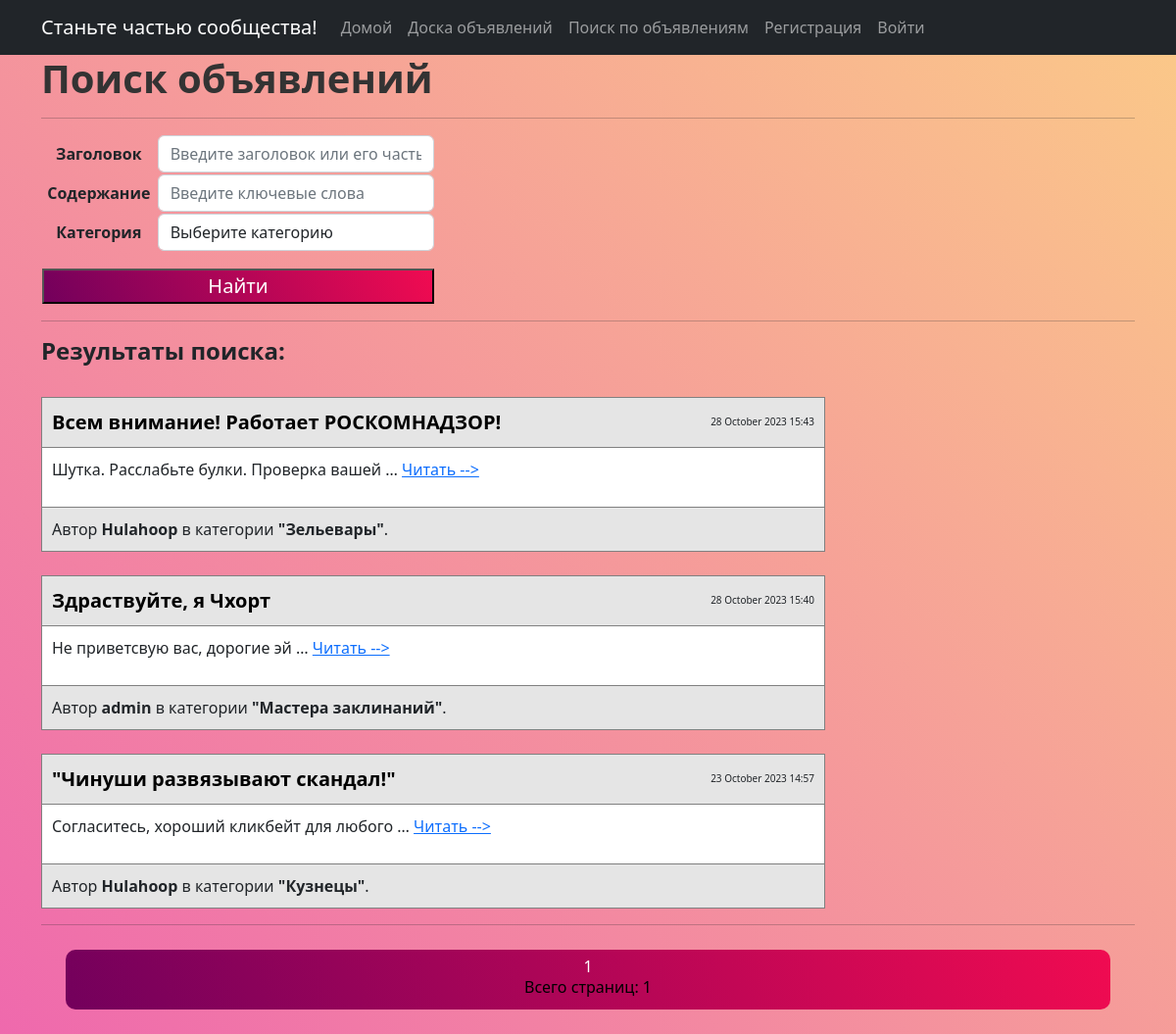
The page /board/search/ on the database its author committed.
### board/models.py (models this page shows, shortened)
class Post(models.Model):
    CATEGORY_LIST = [
        ("tank", "Танки"),
        ('heal', "Хилы"),
        ("dd", "ДД"),
        ("buyers", "Торговцы"),
        ("gildemaster", "Гилдмастеры"),
        ("quest", "Квестгиверы"),
        ("smith", "Кузнецы"),
        ("tanner", "Кожевники"),
        ("potion", "Зельевары"),
        ("spellmaster", "Мастера заклинаний"),
    ]
    author = models.ForeignKey(User, on_delete=models.CASCADE)
    title = models.CharField(max_length=128)
    body = RichTextField(blank=True, null=True)
    date_creation = models.DateTimeField(auto_now_add=True)
    category = models.CharField(max_length=20, choices=CATEGORY_LIST)

### board/views.py (the view)
# urls.py: path('search/', PostSearch.as_view(), name='post_search'),
class PostSearch(ListView):
    model = Post
    ordering = '-date_creation'
    template_name = 'post_search.html'
    context_object_name = 'Post_search'
    paginate_by = PostsList.paginate_by
    def get_context_data(self, **kwargs):
        context = super().get_context_data(**kwargs)
        context['filterset'] = self.filterset
        context['cat_list'] = Post.CATEGORY_LIST
        return context
    def get_queryset(self):
        queryset = super().get_queryset()
        self.filterset = PostsFilter(self.request.GET, queryset)
        return self.filterset.qs

### board/templatetags/custom_filters.py (called while the page is built)
@register.filter(takes_context=True)
def readable_category(category, **kwargs):
    for model_category in Post.CATEGORY_LIST:
        if category == model_category[0]:
            return model_category[1]

### templates/post_search.html (shortened to what this page needs)
{% extends 'flatpages/default.html' %}
{% load custom_tags %}
{% load custom_filters %}
{% block content %}
    <h1 align="left" style="color: #333333"><b>Поиск объявлений</b></h1>
    <hr>
    <form action="" method="get" >
        <table style="width:400px">
            <tr>
                <td>
                    <label for="{{ filterset.form.title.id_for_label}}"><b>Заголовок</b></label>
                </td>
                <td>
                    <input
                        id="{{ filterset.form.title.id }}"
                        name="{{ filterset.form.title.name }}"
                        value="{% if not filterset.form.title.value %}{% else %}{{ filterset.form.title.value }}{% endif %}"
                        class="form-control"
                        placeholder="Введите заголовок или его часть">
                </td>
            </tr>
            <tr>
                <td>
                    <label for="{{ filterset.form.body.id_for_label }}"><b>Содержание</b></label>
                </td>
                <td>
                    <input
                        id="{{ filterset.form.body.id }}"
                        name="{{ filterset.form.body.name }}"
                        value="{% if not filterset.form.body.value %}{% else %}{{ filterset.form.body.value }}{% endif %}"
                        class="form-control"
                        placeholder="Введите ключевые слова">
                </td>
            </tr>
            <tr>
                <td>
                    <label for="id_category"><b>Категория</b></label>
                </td>
                <td>
                    <select name="{{ filterset.form.category.name }}" id="category_id" class="form-control">
                        <option value="">Выберите категорию</option>
                    </select>
                </td>
            </tr>
            <tr>
                <td colspan="2">
                    <input type="submit" class="mt-3 btn-primary" value="Найти" style="width:400px; background: linear-gradient(245deg,#F00B51,#73005C); color: white; font-size: 20px" />
                </td>
            </tr>
        </table>
    </form>
    <hr>
    {% if Post_search %}
        <h4 align="left"><b>Результаты поиска:</b></h4>
        {% for post in Post_search %}
        <table width="800px" border="1px" cellspacing="10" cellpadding="10">
            <tr align="left" bgcolor="#E5E5E5"  style="border-bottom: 0.5px solid gray">
                <td valign="bottom" style="">
                    <a href="{% url 'post_view_from_search_page' post.id %}" style="text-decoration: none; font-size: 20px; color: #000000"><b>{{ post.title }}</b></a>
                </td>
                <td align="right" width="16%" style="font-size: 10px">
                    {{ post.date_creation|date:"d F Y H:i" }}
                </td>
            </tr>
            <tr bgcolor="#FFFFFF" style="border-bottom: 0.5px solid gray;">
                <td align="left" colspan="2">
                    {{ post.body|safe|truncatewords:5 }}
                    <a href="{{ post.id }}"> Читать --></a>
                </td>
            </tr>
            <tr align="left" bgcolor="#E5E5E5">
                <td colspan="2">Автор <b>{{ post.author }}</b> в категории <b>"{{post.category|readable_category }}"</b>.</td>
            </tr>
            <br>
        </table>
        {% endfor %}
    {% else %}
        <h2><b>К сожалению, по Вашему запросу ничего не найдено :(</b></h2>
    {% endif %}
    <hr>
    <div style="background: linear-gradient(245deg,#F00B51,#73005C); ; border-radius:10px; text-align: center; color: white; margin: 25px; padding: 5px">
       {{ page_obj.number }}
        <br>
            <h6 style="color: black">Всего страниц: {{page_obj.paginator.num_pages }} </h6>
    </div>
{% endblock content %}

### templates/flatpages/default.html (shortened to what this page needs)
<!DOCTYPE html>
<html lang="en">
    <head>
        {% load static %}
        {% load custom_tags %}
        <link href="{% static 'css/styles.css' %}" rel="stylesheet" />
    </head>
    <body style="background: linear-gradient(45deg,#EF69AD,#FBCA88); background-attachment: fixed;">
        <nav class="navbar navbar-expand-lg navbar-dark bg-dark static-top">
           <div class="container">
               {% if user.username %}
               <a class="navbar-brand">Привет, {{ user.username }}!</a>
               {% else %}
               <a class="navbar-brand" href="{% url 'account_signup' %}">Станьте частью сообщества!</a>
               {% endif %}
               <div class="collapse navbar-collapse" id="navbarResponsive">
                   <ul class="navbar-nav ml-auto">
                       <li class="nav-item active">
                           <a class="nav-link" href="/">Домой</a>
                       </li>
                       <li class="nav-item">
                           <a class="nav-link" href="/board/">Доска объявлений</a>
                       </li>
                       <li class="nav-item">
                           <a class="nav-link" href="{% url 'post_search' %}">Поиск по объявлениям</a>
                       </li>
                       {% if user.username %}
                       <li class="nav-item">
                           <a class="nav-link" href="{% url 'post_create' %}">Добавить объявление</a>
                       </li>
                       <li class="nav-item">
                           <a class="nav-link" href="{% url 'my_posts_list' %}">Мои объявления</a>
                       </li>
                       <li class="nav-item">
                           <a class="nav-link" href="/profile/">Мой профиль</a>
                       </li>
                       <li class="nav-item">
                           <a class="nav-link" href="{% url 'account_logout' %}">Выйти</a>
                       </li>
                       {% else %}
                       <li class="nav-item">
                           <a class="nav-link" href="{% url 'account_signup' %}">Регистрация</a>
                       </li>
                       <li class="nav-item">
                           <a class="nav-link" href="{% url 'account_login' %}">Войти</a>
                       </li>
                       {% endif %}
                   </ul>
               </div>
           </div>
        </nav>
        <div class="container">
            <div class="row">
                <div class="col-lg-12 text-center">
                   {% block content %}
                   {% endblock content %}
               </div>
            </div>
        </div>
    </body>
</html>

### rows shown on the page
Post: title "Всем внимание! Работает РОСКОМНАДЗОР!", date_creation "28 October 2023 15:43", body "Шутка. Расслабьте булки. Проверка вашей …", author "Hulahoop", category|readable_category "Зельевары"
Post: title "Здраствуйте, я Чхорт", date_creation "28 October 2023 15:40", body "Не приветсвую вас, дорогие эй …", author "admin", category|readable_category "Мастера заклинаний"
Post: title "\"Чинуши развязывают скандал!\"", date_creation "23 October 2023 14:57", body "Согласитесь, хороший кликбейт для любого …", author "Hulahoop", category|readable_category "Кузнецы"

### other values the page prints
{{ page_obj.number }} "1"
{{ page_obj.paginator.num_pages }} "1"
